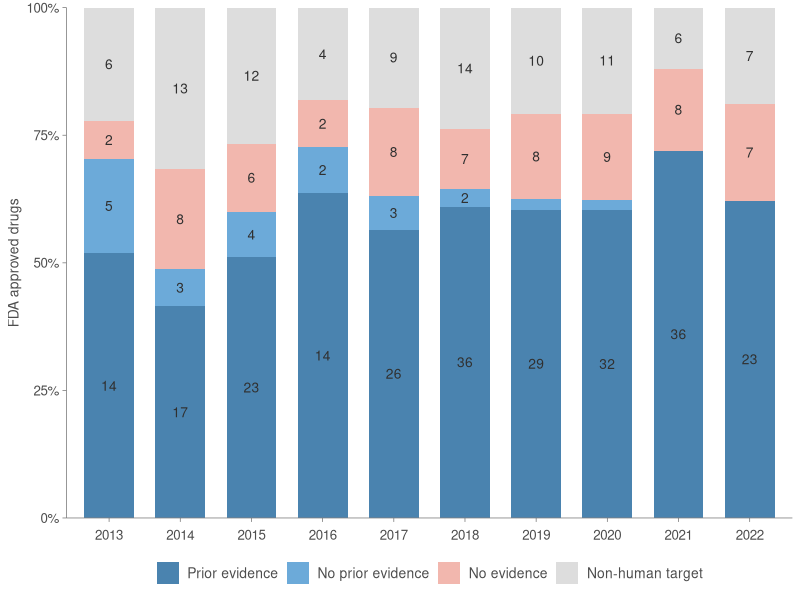

R code for this plot:
library("cowplot")
library("ggsci")
library(forcats)
library(ggplot2)
library("tidyverse")
library(epitools)
library(ggpubr)

font = "Helvetica"

data <- read_csv("./results/2013-2022_approvals_GE_prec_cur.csv")

# Calculation of overall approval numbers per year
data_all_count <- data %>%
    select(originalDrugName, yearApproval) %>%
    distinct() %>%
    group_by(yearApproval) %>%
    summarise(n = n()) %>%
    ungroup()

# Creating a table with % of has_GE, has_no_GE and non-human targets
data_humT_metadata <- data %>% filter(hasAnyGE != "NA") %>%
        mutate(minDate = pmin(yearTargetDiseaseGE, yearInteractorDiseaseGE, yearTargetRelatedGE, yearInteractorRelatedGE, na.rm = TRUE),
                priorDate = ifelse(!is.na(minDate) & yearApproval >= minDate, TRUE, FALSE),
                postDate = ifelse(!is.na(minDate) & yearApproval < minDate, TRUE, FALSE)) %>%
    group_by(yearApproval) %>%
    summarise(c_humanTargets = n(),
              c_hasAnyGE = sum(hasAnyGE),
              c_priorDate = sum(priorDate), 
              c_postDate = sum(postDate)) %>%
    left_join(data_all_count) %>%
    mutate(c_nonhumanTargets = n - c_humanTargets,
            f_nonhumanTargets = c_nonhumanTargets/n * 100,
            c_noGE = c_humanTargets - c_hasAnyGE,
            f_noGE = c_noGE/n * 100,
            f_priorDate = c_priorDate/n * 100,
            f_postDate = c_postDate/n * 100)

data_humT_fraction <- data_humT_metadata %>%            
    select(yearApproval, f_noGE, f_nonhumanTargets, f_postDate, f_priorDate) %>%
    rename(without_GE = f_noGE,
           noH = f_nonhumanTargets,
           GE_noH_after = f_postDate,
           GE_noH_before = f_priorDate) %>%
    gather("type", "fraction", without_GE, noH, GE_noH_after, GE_noH_before) 

data_humT_count <- data_humT_metadata %>%            
    select(yearApproval, c_noGE, c_nonhumanTargets, c_postDate, c_priorDate) %>%
    rename(without_GE = c_noGE,
           noH = c_nonhumanTargets,
           GE_noH_after = c_postDate,
           GE_noH_before = c_priorDate) %>%
    gather("type", "count", without_GE, noH, GE_noH_after, GE_noH_before) 


data_humT_fraction %>% left_join(data_humT_count, by = c("yearApproval", "type")) %>%
    group_by(yearApproval) %>%
    mutate(label_ypos = 100 - cumsum(fraction) + fraction / 2) %>%
    ungroup() %>%
    mutate(yearApproval = as.factor(yearApproval), 
           type = as.factor(type)) 

custom_order <- c("noH", "without_GE", "GE_noH_after", "GE_noH_before")

data_to_plot <- data_humT_fraction %>% 
    mutate(type = fct_relevel(type, custom_order)) %>%
    arrange(type) %>%
    left_join(data_humT_count, by = c("yearApproval", "type")) %>%
    group_by(yearApproval) %>%
    mutate(label_ypos = 100 - (cumsum(fraction) - fraction / 2)) %>%
    ungroup() %>%
    mutate(yearApproval = as.factor(yearApproval), 
           type = as.factor(type))


# my_colors <- factor(c("#F39B7F99", "#8491B499", "#3C548899"))
my_colors <- c("#4a83af", "#6caad9","#f2b7ae", "#dddddd")


GE <- data_to_plot %>%
ggplot(aes(x=yearApproval, y=fraction, fill=fct_relevel(type, custom_order))) +
  geom_bar(stat="identity", width = 0.7) +
  scale_y_continuous(limits = c(0,100.01), expand = c(0, 0), labels = scales::percent_format(scale = 1)) +
  scale_fill_manual(values = my_colors,
                    breaks = c("GE_noH_before", "GE_noH_after", "without_GE", "noH"),
                    labels = c("Prior evidence", "No prior evidence", "No evidence", "Non-human target"),
                    name = "Genetic evidence: ") +
  geom_text(aes(x = yearApproval, y = label_ypos, label = ifelse(count>1, count, "")), size = 3.5, family=font, color = "#303030") +
  theme_minimal() +
  ylab("FDA approved drugs") +
  theme(axis.text.x = element_text(vjust = -0.6),
        axis.title.x = element_blank(),
        axis.title.y = element_text(size = 10),
        panel.grid.major = element_blank(),
        panel.grid.minor = element_blank(),
        axis.line = element_line(size = 0.25, colour = "#737373"),
        axis.ticks = element_line(size = 0.25, color="#737373"),
        axis.ticks.length = unit(0.1, "cm"),
        plot.background = element_rect(fill = "#ffffff", color = NA),
        legend.position = "bottom",
        legend.text = element_text(family=font, size = 10),
        legend.title  = element_blank(),
        # = element_text(size = 10.5, face = "bold"),
        # legend.direction = "vertical",
        text = element_text(family=font, size = 12, color = "#4D4D4D"))

ggsave("./results/GE-Year_plot.png", 
        width = 6.5,
        height = 4.4,
        dpi = 600)
